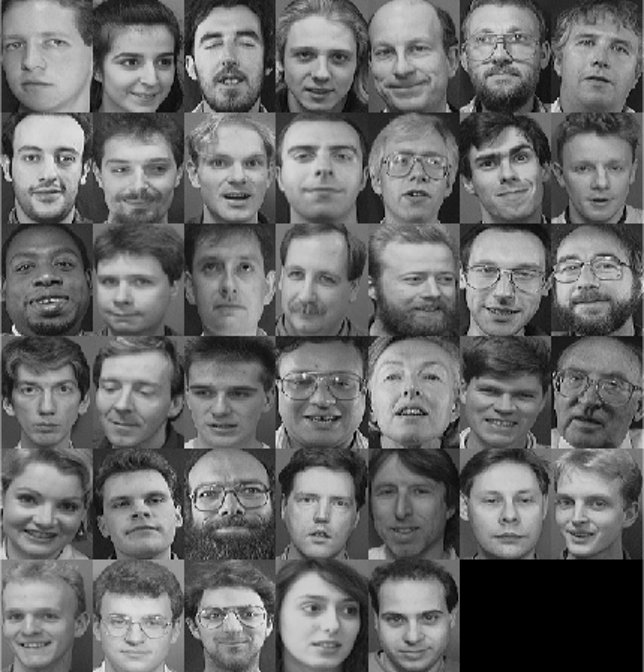
%> input picture test1.png, 644 x 672 px
$ octave faceDetect.m   (GNU Octave 9; MATLAB toolbox functions it lacks are replaced by stand-ins)
%> lines starting %> are read from the running program, lines starting %| are printed output that depends on the picture
clear alll
clc

det = vision.CascadeObjectDetector;
% select the image montage
img = imread('test1.png');
%> img is the input picture: size 672x644x3 uint8; min 0, max 251, mean 107.2

bb = step(det, img);
%> bb = 39 rows, first 8: [2 594 61 61; 3 469 91 91; 4 231 88 88; 8 125 86 86; 10 362 78 78; 83 355 88 88; 85 252 81 81; 95 135 92 92]

figure;
imshow(img);hold on

for i = 1:size(bb,1)
    rectangle('Position',bb(i,:),'LineWidth',5,'LineStyle','-','EdgeColor','r');
    j = imcrop(img,bb(i,:));
    imwrite(j,strcat(num2str(i),'.png'),'png');
end
%> this loop made 39 passes
%> pass 1, `j = imcrop(img,bb(i,:));`:
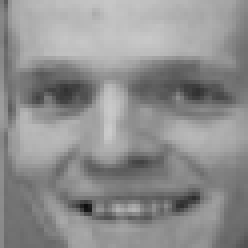
%> j: size 62x62x3 uint8 (shown 4 times larger); min 15, max 203, mean 142.7
%> pass 2, `j = imcrop(img,bb(i,:));`:
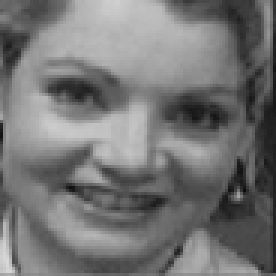
%> j: size 92x92x3 uint8 (shown 3 times larger); min 11, max 215, mean 117
%> pass 3, `j = imcrop(img,bb(i,:));`:
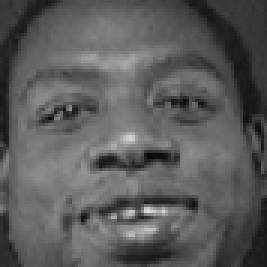
%> j: size 89x89x3 uint8 (shown 3 times larger); min 8, max 222, mean 91.2
%> after the loop:
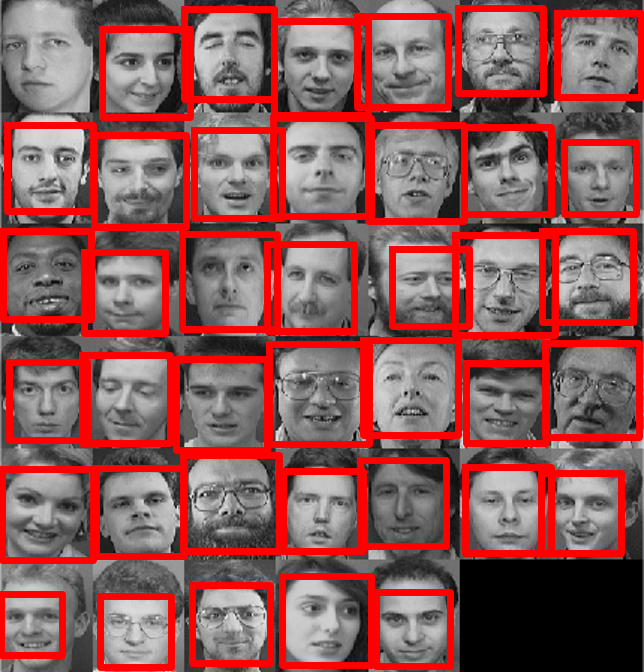
%> figure redrawn from the program's plot data

hold off;

$ run again, with 1.png copied over test1.png
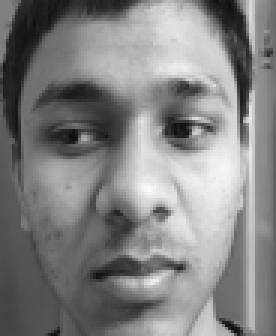
%> input picture 1.png, 92 x 112 px (shown 3 times larger)
%> img is the input picture: size 112x92 uint8; min 14, max 251, mean 130.3
%> bb = [5 11 85 85]
%> the loop `for i = 1:size(bb,1)` made 1 pass
%> pass 1, `j = imcrop(img,bb(i,:));`:
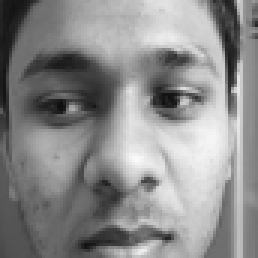
%> j: size 86x86 uint8 (shown 3 times larger); min 15, max 251, mean 139.2
%> after the loop `for i = 1:size(bb,1)`:
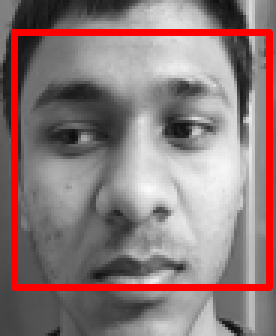
%> figure redrawn from the program's plot data; shown 3 times larger

$ run again, with 1.pgm saved as test1.png
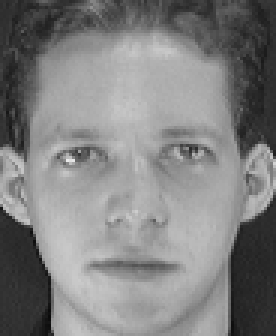
%> input picture 1.pgm, 92 x 112 px (shown 3 times larger)
%> img is the input picture: size 112x92 uint8; min 11, max 234, mean 128.3
%> bb = [5 24 81 81]
%> the loop `for i = 1:size(bb,1)` made 1 pass
%> pass 1, `j = imcrop(img,bb(i,:));`:
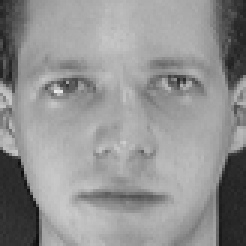
%> j: size 82x82 uint8 (shown 3 times larger); min 12, max 234, mean 146.1
%> after the loop `for i = 1:size(bb,1)`:
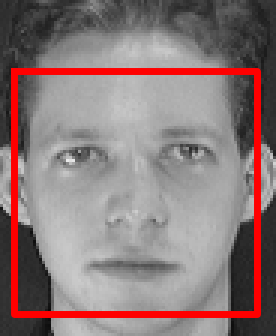
%> figure redrawn from the program's plot data; shown 3 times larger
